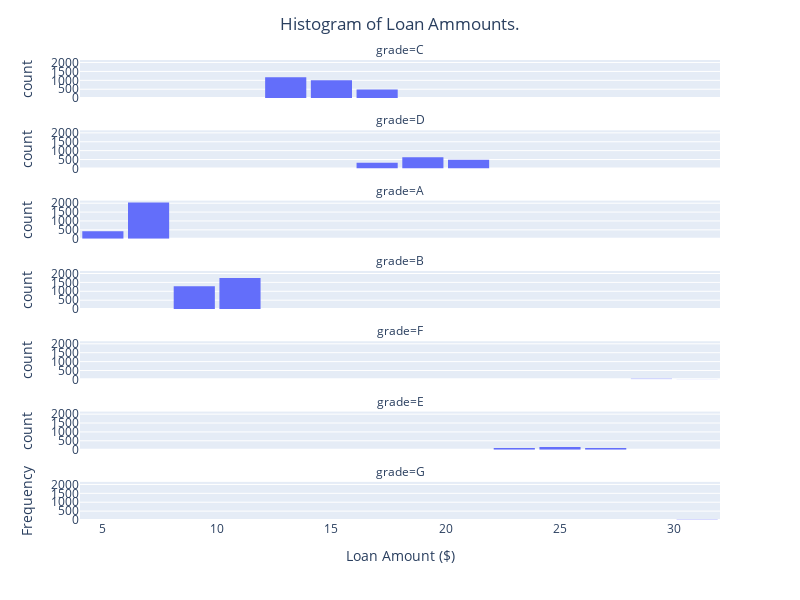

This figure's notebook cell:
### Code cell
fig = px.histogram(DF, 
                  x='interest_rate',
                    nbins=17,
                   facet_col ='grade',
                   facet_col_wrap = 1
                  )

fig.update_layout(bargap=0.1,
                  title='Histogram of Loan Ammounts.',
                  title_x=0.5,
            
                  xaxis_title="Loan Amount ($)",
                  yaxis_title="Frequency",
                  legend_title="Homeownership",
                 autosize=False,
                  width=800,
                  height=600)

fig.show()

### Figure 1 — Plotly figure (JSON) as saved in the notebook; plotly's stock layout.template omitted (floating-point values rounded to 4 significant figures; data arrays with more than 128 entries replaced by an {"elided": "..."} marker saying what was removed)
{"data": [{"alignmentgroup": "True", "bingroup": "x", "hovertemplate": "grade=C<br>interest_rate=%{x}<br>count=%{y}<extra></extra>", "legendgroup": "", "marker": {"color": "#636efa", "pattern": {"shape": ""}}, "name": "", "nbinsx": 17, "offsetgroup": "", "orientation": "v", "showlegend": false, "type": "histogram", "x": {"elided": "2653 float values"}, "xaxis": "x7", "yaxis": "y7"}, {"alignmentgroup": "True", "bingroup": "x", "hovertemplate": "grade=D<br>interest_rate=%{x}<br>count=%{y}<extra></extra>", "legendgroup": "", "marker": {"color": "#636efa", "pattern": {"shape": ""}}, "name": "", "nbinsx": 17, "offsetgroup": "", "orientation": "v", "showlegend": false, "type": "histogram", "x": {"elided": "1446 float values"}, "xaxis": "x6", "yaxis": "y6"}, {"alignmentgroup": "True", "bingroup": "x", "hovertemplate": "grade=A<br>interest_rate=%{x}<br>count=%{y}<extra></extra>", "legendgroup": "", "marker": {"color": "#636efa", "pattern": {"shape": ""}}, "name": "", "nbinsx": 17, "offsetgroup": "", "orientation": "v", "showlegend": false, "type": "histogram", "x": {"elided": "2459 float values"}, "xaxis": "x5", "yaxis": "y5"}, {"alignmentgroup": "True", "bingroup": "x", "hovertemplate": "grade=B<br>interest_rate=%{x}<br>count=%{y}<extra></extra>", "legendgroup": "", "marker": {"color": "#636efa", "pattern": {"shape": ""}}, "name": "", "nbinsx": 17, "offsetgroup": "", "orientation": "v", "showlegend": false, "type": "histogram", "x": {"elided": "3037 float values"}, "xaxis": "x4", "yaxis": "y4"}, {"alignmentgroup": "True", "bingroup": "x", "hovertemplate": "grade=F<br>interest_rate=%{x}<br>count=%{y}<extra></extra>", "legendgroup": "", "marker": {"color": "#636efa", "pattern": {"shape": ""}}, "name": "", "nbinsx": 17, "offsetgroup": "", "orientation": "v", "showlegend": false, "type": "histogram", "x": [28.72, 30.17, 28.72, 28.72, 30.17, 30.75, 29.69, 28.72, 28.72, 28.72, 30.65, 28.72, 30.65, 28.72, 28.72, 28.72, 28.72, 29.69, 30.75, 28.72, 30.17, 29.69, 28.72, 29.69, 29.69, 28.72, 28.72, 28.72, 28.72, 30.65, 30.17, 28.72, 28.72, 28.72, 28.72, 30.17, 28.72, 28.72, 30.65, 30.17, 28.72, 28.72, 30.65, 28.72, 30.17, 29.69, 30.17, 30.75, 28.72, 30.17, 28.72, 28.72, 28.72, 29.69, 28.72, 29.69, 30.75, 29.69], "xaxis": "x3", "yaxis": "y3"}, {"alignmentgroup": "True", "bingroup": "x", "hovertemplate": "grade=E<br>interest_rate=%{x}<br>count=%{y}<extra></extra>", "legendgroup": "", "marker": {"color": "#636efa", "pattern": {"shape": ""}}, "name": "", "nbinsx": 17, "offsetgroup": "", "orientation": "v", "showlegend": false, "type": "histogram", "x": {"elided": "335 float values"}, "xaxis": "x2", "yaxis": "y2"}, {"alignmentgroup": "True", "bingroup": "x", "hovertemplate": "grade=G<br>interest_rate=%{x}<br>count=%{y}<extra></extra>", "legendgroup": "", "marker": {"color": "#636efa", "pattern": {"shape": ""}}, "name": "", "nbinsx": 17, "offsetgroup": "", "orientation": "v", "showlegend": false, "type": "histogram", "x": [30.79, 30.79, 30.79, 30.79, 30.79, 30.94, 30.79, 30.79, 30.79, 30.79, 30.79, 30.79], "xaxis": "x", "yaxis": "y"}], "layout": {"annotations": [{"font": {}, "showarrow": false, "text": "grade=G", "x": 0.5, "xanchor": "center", "xref": "paper", "y": 0.08286, "yanchor": "bottom", "yref": "paper"}, {"font": {}, "showarrow": false, "text": "grade=E", "x": 0.5, "xanchor": "center", "xref": "paper", "y": 0.2357, "yanchor": "bottom", "yref": "paper"}, {"font": {}, "showarrow": false, "text": "grade=F", "x": 0.5, "xanchor": "center", "xref": "paper", "y": 0.3886, "yanchor": "bottom", "yref": "paper"}, {"font": {}, "showarrow": false, "text": "grade=B", "x": 0.5, "xanchor": "center", "xref": "paper", "y": 0.5414, "yanchor": "bottom", "yref": "paper"}, {"font": {}, "showarrow": false, "text": "grade=A", "x": 0.5, "xanchor": "center", "xref": "paper", "y": 0.6943, "yanchor": "bottom", "yref": "paper"}, {"font": {}, "showarrow": false, "text": "grade=D", "x": 0.5, "xanchor": "center", "xref": "paper", "y": 0.8471, "yanchor": "bottom", "yref": "paper"}, {"font": {}, "showarrow": false, "text": "grade=C", "x": 0.5, "xanchor": "center", "xref": "paper", "y": 1, "yanchor": "bottom", "yref": "paper"}], "autosize": false, "bargap": 0.1, "barmode": "relative", "height": 600, "legend": {"title": {"text": "Homeownership"}, "tracegroupgap": 0}, "margin": {"t": 60}, "title": {"text": "Histogram of Loan Ammounts.", "x": 0.5}, "width": 800, "xaxis": {"anchor": "y", "autorange": true, "domain": [0, 1], "range": [4, 32], "title": {"text": "Loan Amount ($)"}, "type": "linear"}, "xaxis2": {"anchor": "y2", "autorange": true, "domain": [0, 1], "matches": "x", "range": [4, 32], "showticklabels": false, "type": "linear"}, "xaxis3": {"anchor": "y3", "autorange": true, "domain": [0, 1], "matches": "x", "range": [4, 32], "showticklabels": false, "type": "linear"}, "xaxis4": {"anchor": "y4", "autorange": true, "domain": [0, 1], "matches": "x", "range": [4, 32], "showticklabels": false, "type": "linear"}, "xaxis5": {"anchor": "y5", "autorange": true, "domain": [0, 1], "matches": "x", "range": [4, 32], "showticklabels": false, "type": "linear"}, "xaxis6": {"anchor": "y6", "autorange": true, "domain": [0, 1], "matches": "x", "range": [4, 32], "showticklabels": false, "type": "linear"}, "xaxis7": {"anchor": "y7", "autorange": true, "domain": [0, 1], "matches": "x", "range": [4, 32], "showticklabels": false, "type": "linear"}, "yaxis": {"anchor": "x", "autorange": true, "domain": [0, 0.08286], "range": [0, 2144.0], "title": {"text": "Frequency"}}, "yaxis2": {"anchor": "x2", "autorange": true, "domain": [0.1529, 0.2357], "matches": "y", "range": [0, 2144.0], "title": {"text": "count"}}, "yaxis3": {"anchor": "x3", "autorange": true, "domain": [0.3057, 0.3886], "matches": "y", "range": [0, 2144.0], "title": {"text": "count"}}, "yaxis4": {"anchor": "x4", "autorange": true, "domain": [0.4586, 0.5414], "matches": "y", "range": [0, 2144.0], "title": {"text": "count"}}, "yaxis5": {"anchor": "x5", "autorange": true, "domain": [0.6114, 0.6943], "matches": "y", "range": [0, 2144.0], "title": {"text": "count"}}, "yaxis6": {"anchor": "x6", "autorange": true, "domain": [0.7643, 0.8471], "matches": "y", "range": [0, 2144.0], "title": {"text": "count"}}, "yaxis7": {"anchor": "x7", "autorange": true, "domain": [0.9171, 1], "matches": "y", "range": [0, 2144.0], "title": {"text": "count"}}}}
